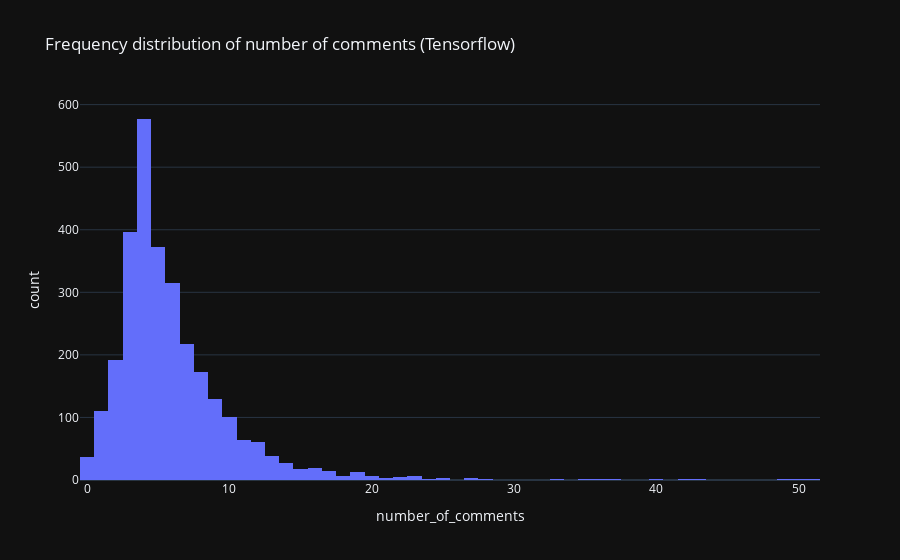

Notebook code for this chart:
### Code cell
fig = px.histogram(tensorflow_working_df, x='number_of_comments', title='Frequency distribution of number of comments (Tensorflow)')
fig.show()

### Figure 1 — Plotly figure (JSON) as saved in the notebook; plotly's stock layout.template omitted (floating-point values rounded to 4 significant figures; data arrays with more than 128 entries replaced by an {"elided": "..."} marker saying what was removed)
{"data": [{"alignmentgroup": "True", "bingroup": "x", "hovertemplate": "number_of_comments=%{x}<br>count=%{y}<extra></extra>", "legendgroup": "", "marker": {"color": "#636efa", "pattern": {"shape": ""}}, "name": "", "offsetgroup": "", "orientation": "v", "showlegend": false, "x": {"elided": "2916 int values"}, "xaxis": "x", "yaxis": "y", "type": "histogram"}], "layout": {"xaxis": {"anchor": "y", "domain": [0.0, 1.0], "title": {"text": "number_of_comments"}}, "yaxis": {"anchor": "x", "domain": [0.0, 1.0], "title": {"text": "count"}}, "legend": {"tracegroupgap": 0}, "title": {"text": "Frequency distribution of number of comments (Tensorflow)"}, "barmode": "relative"}}
